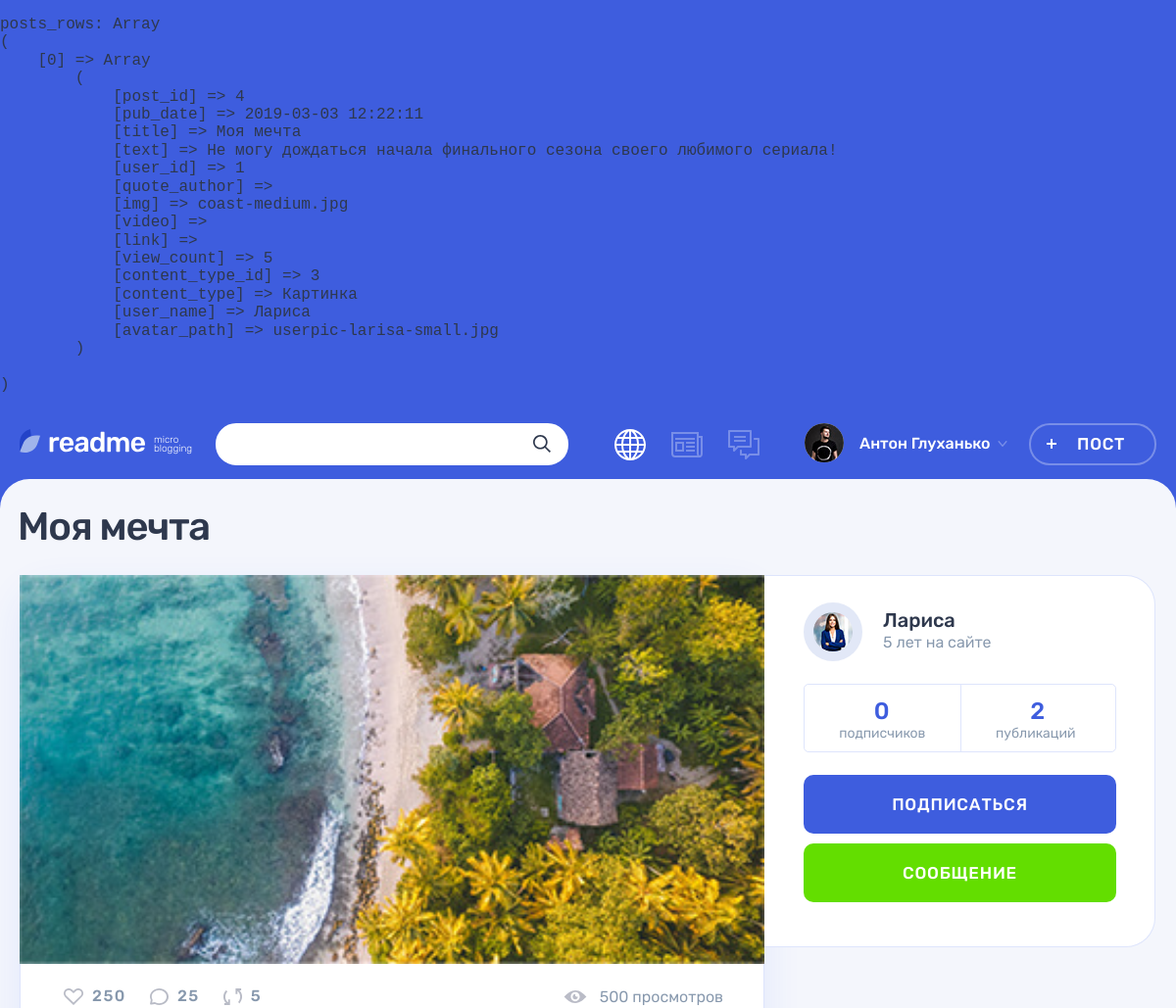
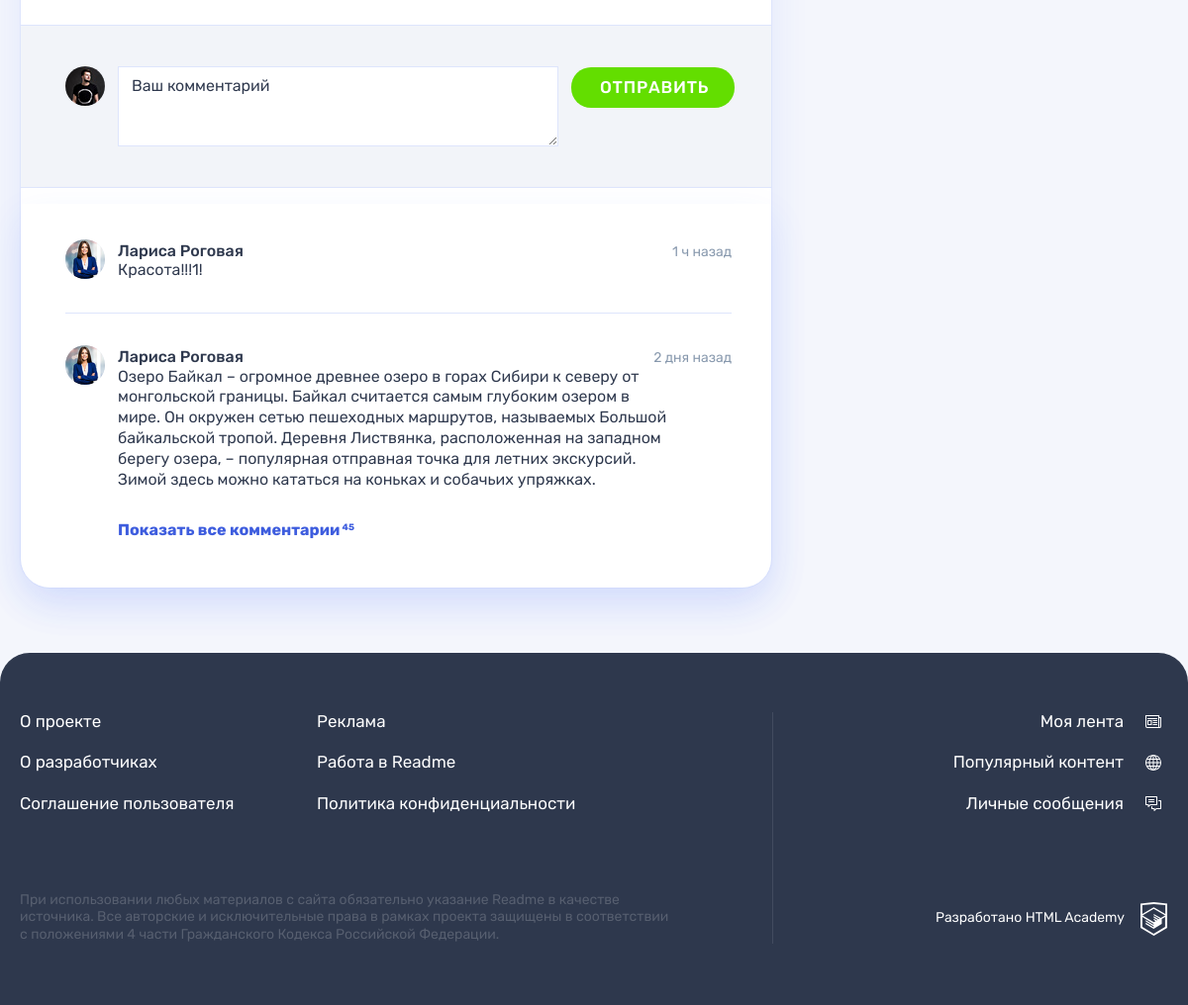
Screenshot of /post.php?post_id=4 with the database file from the repository (2 pictures, top to bottom).
### tables this page shows
CREATE TABLE posts (
    post_id INT AUTO_INCREMENT PRIMARY KEY,
    pub_date DATETIME,
    title CHAR(64),
    text TEXT,
    user_id INT,
    quote_author CHAR(64),
    img CHAR(128),
    video CHAR(128),
    link CHAR(128),
    view_count INT,
    content_type_id INT,
    FOREIGN KEY (user_id) REFERENCES users(user_id),
    FOREIGN KEY (content_type_id) REFERENCES content_type(content_type_id)

);

CREATE TABLE users (
    user_id INT AUTO_INCREMENT PRIMARY KEY,
    reg_date DATETIME,
    email CHAR(128),
    user_name CHAR(64),
    password CHAR(64),
    avatar_path CHAR(128),
    contacts CHAR(128)
);

### helpers.php (called while the page is built, shortened)
<?php
function include_template($name, array $data = []) {
    $name = 'templates/' . $name;
    extract($data);
    require $name;
    $result = ob_get_clean();
    return $result;
}

### templates/post_tem.php (the view, shortened to what this page needs)
<!DOCTYPE html>
<html lang="ru">
<head>
    <link rel="stylesheet" href="../css/main.css">
</head>
<body class="page">
<header class="header">
    <div class="header__wrapper container">
        <div class="header__logo-wrapper">
            <a class="header__logo-link" href="../main.html">
                <img class="header__logo" src="../img/logo.svg" alt="Логотип readme" width="128" height="24">
            </a>
            <p class="header__topic">
                micro blogging
            </p>
        </div>
        <form class="header__search-form form" action="#" method="get">
            <div class="header__search">
                <input class="header__search-input form__input" type="search">
                <button class="header__search-button button" type="submit">
                    <svg class="header__search-icon" width="18" height="18">
                        <use xlink:href="#icon-search"></use>
                    </svg>
                </button>
            </div>
        </form>
        <div class="header__nav-wrapper">
            <nav class="header__nav">
                <ul class="header__my-nav">
                    <li class="header__my-page header__my-page--popular">
                        <a class="header__page-link header__page-link--active" title="Популярный контент">
                        </a>
                    </li>
                    <li class="header__my-page header__my-page--feed">
                        <a class="header__page-link" href="feed.html" title="Моя лента">
                        </a>
                    </li>
                    <li class="header__my-page header__my-page--messages">
                        <a class="header__page-link" href="messages.html" title="Личные сообщения">
                        </a>
                    </li>
                </ul>
                <ul class="header__user-nav">
                    <li class="header__profile">
                        <a class="header__profile-link" href="#">
                            <div class="header__avatar-wrapper">
                                <img class="header__profile-avatar" src="../img/userpic.jpg" alt="Аватар профиля">
                            </div>
                            <div class="header__profile-name">
                                <span>Антон Глуханько</span>
                                <svg class="header__link-arrow" width="10" height="6">
                                    <use xlink:href="#icon-arrow-right-ad"></use>
                                </svg>
                            </div>
                        </a>
                    </li>
                    <li>
                        <a class="header__post-button button button--transparent" href="adding-post.html">Пост</a>
                    </li>
                </ul>
            </nav>
        </div>
    </div>
</header>
<main class="page__main page__main--publication">
    <div class="container">
        <?php foreach ($posts_rows as $k => $v): ?>
        <h1 class="page__title page__title--publication"><?=$v['title'];?></h1>
        <section class="post-details">
            <div class="post-details__wrapper post-photo">
                <div class="post-details__main-block post post--details">
                    <?php if ($v['content_type'] == 'Картинка' ) :?>
                    <div class="post-details__image-wrapper post-photo__image-wrapper">
                        <img src="../img/<?=$v['img']?>" alt="Фото от пользователя" width="760" height="507">
                    </div>
                    <?php endif; ?>
                    <div class="post__indicators">
                        <div class="post__buttons">
                            <a class="post__indicator post__indicator--likes button" href="#" title="Лайк">
                                <svg class="post__indicator-icon" width="20" height="17">
                                    <use xlink:href="#icon-heart"></use>
                                </svg>
                                <span>250</span>
                            </a>
                            <a class="post__indicator post__indicator--comments button" href="#" title="Комментарии">
                                <svg class="post__indicator-icon" width="19" height="17">
                                    <use xlink:href="#icon-comment"></use>
                                </svg>
                                <span>25</span>
                            </a>
                            <a class="post__indicator post__indicator--repost button" href="#" title="Репост">
                                <svg class="post__indicator-icon" width="19" height="17">
                                    <use xlink:href="#icon-repost"></use>
                                </svg>
                                <span>5</span>
                            </a>
                        </div>
                        <span class="post__view">500 просмотров</span>
                    </div>
                    <div class="comments">
                        <form class="comments__form form" action="#" method="post">
                            <div class="comments__my-avatar">
                                <img class="comments__picture" src="../img/userpic.jpg" alt="Аватар пользователя">
                            </div>
                            <textarea class="comments__textarea form__textarea" placeholder="Ваш комментарий"></textarea>
                            <button class="comments__submit button button--green" type="submit">Отправить</button>
                        </form>
                        <div class="comments__list-wrapper">
                            <ul class="comments__list">
                                <li class="comments__item user">
                                    <div class="comments__avatar">
                                        <a class="user__avatar-link" href="#">
                                            <img class="comments__picture" src="../img/userpic-larisa.jpg" alt="Аватар пользователя">
                                        </a>
                                    </div>
                                    <div class="comments__info">
                                        <div class="comments__name-wrapper">
                                            <a class="comments__user-name" href="#">
                                                <span>Лариса Роговая</span>
                                            </a>
                                            <time class="comments__time" datetime="2019-03-20">1 ч назад</time>
                                        </div>
                                        <p class="comments__text">
                                            Красота!!!1!
                                        </p>
                                    </div>
                                </li>
                                <li class="comments__item user">
                                    <div class="comments__avatar">
                                        <a class="user__avatar-link" href="#">
                                            <img class="comments__picture" src="../img/userpic-larisa.jpg" alt="Аватар пользователя">
                                        </a>
                                    </div>
                                    <div class="comments__info">
                                        <div class="comments__name-wrapper">
                                            <a class="comments__user-name" href="#">
                                                <span>Лариса Роговая</span>
                                            </a>
                                            <time class="comments__time" datetime="2019-03-18">2 дня назад</time>
                                        </div>
                                        <p class="comments__text">
                                            Озеро Байкал – огромное древнее озеро в горах Сибири к северу от монгольской границы. Байкал считается самым глубоким озером в мире. Он окружен сетью пешеходных маршрутов, называемых Большой байкальской тропой. Деревня Листвянка, расположенная на западном берегу озера, – популярная отправная точка для летних экскурсий. Зимой здесь можно кататься на коньках и собачьих упряжках.
                                        </p>
                                    </div>
                                </li>
                            </ul>
                            <a class="comments__more-link" href="#">
                                <span>Показать все комментарии</span>
                                <sup class="comments__amount">45</sup>
                            </a>
                        </div>
                    </div>
                </div>
                <div class="post-details__user user">
                    <div class="post-details__user-info user__info">
                        <div class="post-details__avatar user__avatar">
                            <a class="post-details__avatar-link user__avatar-link" href="#">
                                <img class="post-details__picture user__picture" src="../img/<?= $v['avatar_path'] ?>" alt="Аватар пользователя">
                            </a>
                        </div>
                        <div class="post-details__name-wrapper user__name-wrapper">
                            <a class="post-details__name user__name" href="#">
                                <span><?= $v['user_name'] ?></span>
                            </a>
                            <time class="post-details__time user__time" datetime="2014-03-20">5 лет на сайте</time>
                        </div>
                    </div>
                    <div class="post-details__rating user__rating">
                        <p class="post-details__rating-item user__rating-item user__rating-item--subscribers">
                            <span class="post-details__rating-amount user__rating-amount">
                                <?=$user_followers_count?>
                            </span>
                            <span class="post-details__rating-text user__rating-text">подписчиков</span>
                        </p>
                        <p class="post-details__rating-item user__rating-item user__rating-item--publications">
                            <span class="post-details__rating-amount user__rating-amount">
                                <?=$user_post_count ?>
                                </span>
                            <span class="post-details__rating-text user__rating-text">публикаций</span>
                        </p>
                    </div>
                    <div class="post-details__user-buttons user__buttons">
                        <button class="user__button user__button--subscription button button--main" type="button">Подписаться</button>
                        <a class="user__button user__button--writing button button--green" href="#">Сообщение</a>
                    </div>
                </div>
            </div>
        </section>
        <?php endforeach; ?>
    </div>
</main>
<footer class="footer">
    <div class="footer__wrapper">
        <div class="footer__container container">
            <div class="footer__site-info">
                <div class="footer__site-nav">
                    <ul class="footer__info-pages">
                        <li class="footer__info-page">
                            <a class="footer__page-link" href="#">О проекте</a>
                        </li>
                        <li class="footer__info-page">
                            <a class="footer__page-link" href="#">Реклама</a>
                        </li>
                        <li class="footer__info-page">
                            <a class="footer__page-link" href="#">О разработчиках</a>
                        </li>
                        <li class="footer__info-page">
                            <a class="footer__page-link" href="#">Работа в Readme</a>
                        </li>
                        <li class="footer__info-page">
                            <a class="footer__page-link" href="#">Соглашение пользователя</a>
                        </li>
                        <li class="footer__info-page">
                            <a class="footer__page-link" href="#">Политика конфиденциальности</a>
                        </li>
                    </ul>
                </div>
                <p class="footer__license">
                    При использовании любых материалов с сайта обязательно указание Readme в качестве источника. Все авторские и исключительные права в рамках проекта защищены в соответствии с положениями 4 части Гражданского Кодекса Российской Федерации.
                </p>
            </div>
            <div class="footer__my-info">
                <ul class="footer__my-pages">
                    <li class="footer__my-page footer__my-page--feed">
                        <a class="footer__page-link" href="feed.html">Моя лента</a>
                    </li>
                    <li class="footer__my-page footer__my-page--popular">
                        <a class="footer__page-link" href="popular.html">Популярный контент</a>
                    </li>
                    <li class="footer__my-page footer__my-page--messages">
                        <a class="footer__page-link" href="messages.html">Личные сообщения</a>
                    </li>
                </ul>
                <div class="footer__copyright">
                    <a class="footer__copyright-link" href="https://htmlacademy.ru">
                        <span>Разработано HTML Academy</span>
                        <svg class="footer__copyright-logo" width="27" height="34">
                            <use xlink:href="#icon-htmlacademy"></use>
                        </svg>
                    </a>
                </div>
            </div>
        </div>
    </div>
</footer>
</body>
</html>

### rows the page displays
posts: title "Моя мечта", img (picture), user.avatar_path (picture), user.user_name "Лариса"
